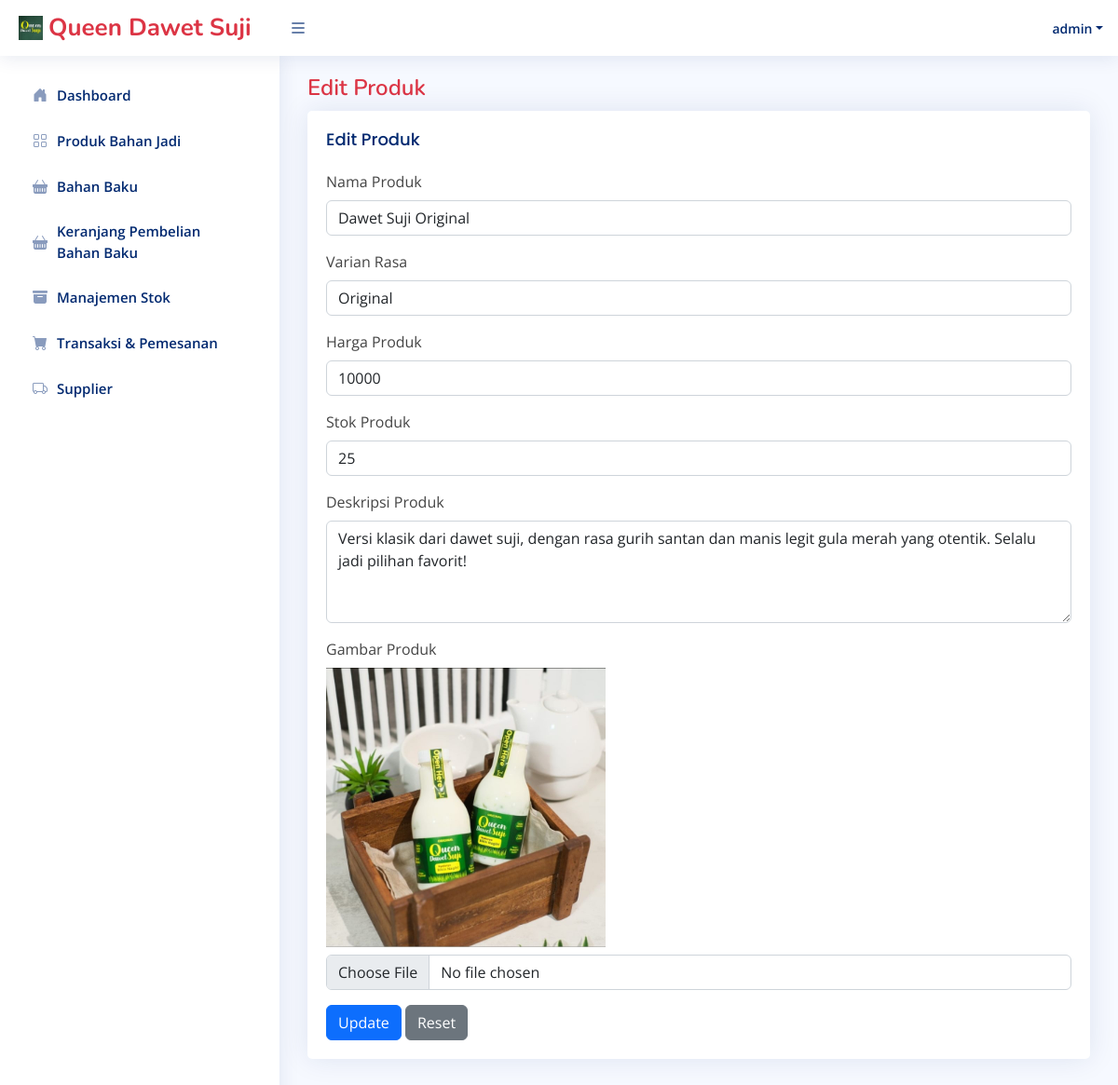
/Admin/editProduk.php?id=PRD-1749269547 (signed in), run on an earlier commit of the app's database.
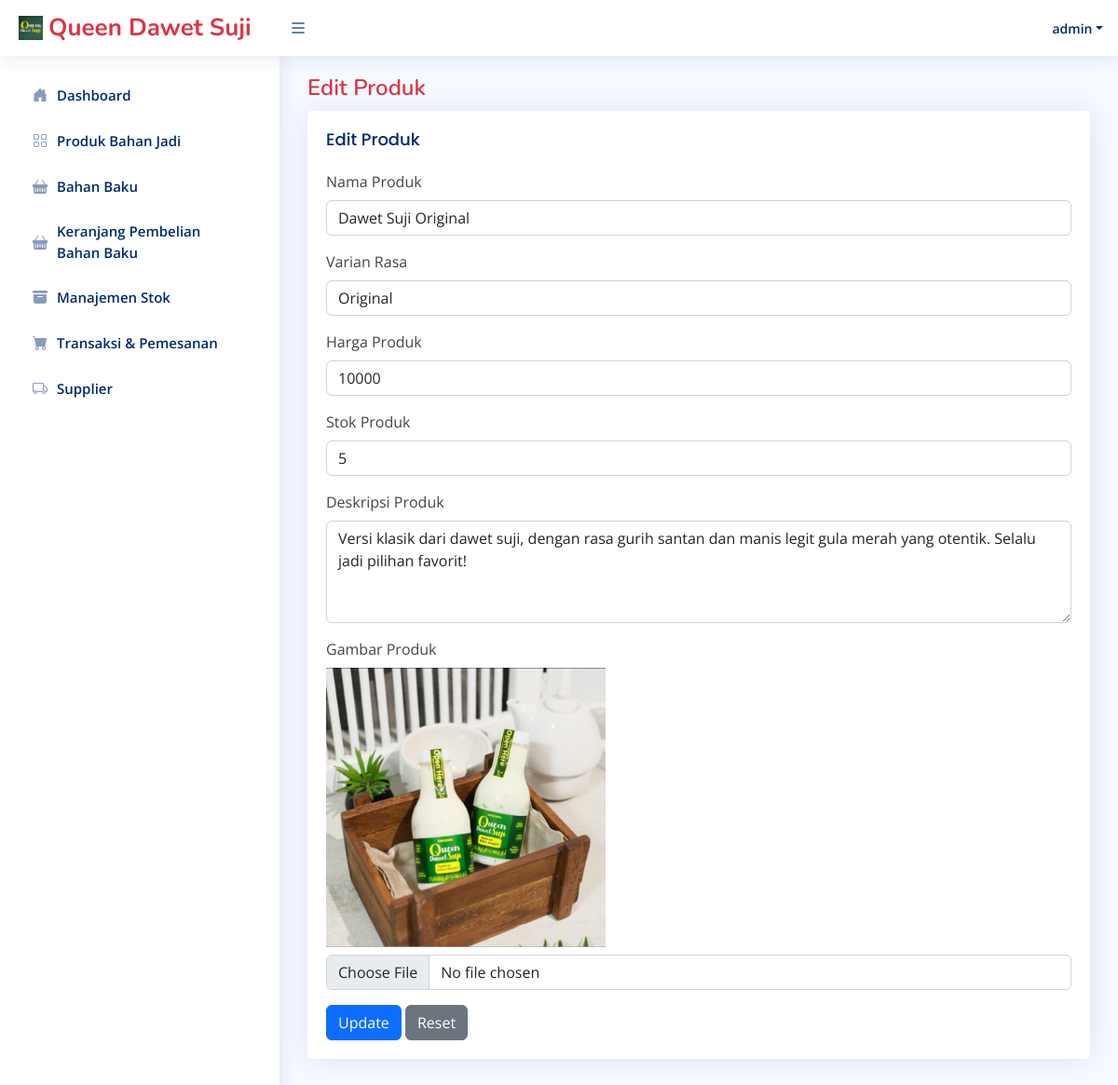
And on a later commit of the database.
### tables this page shows
CREATE TABLE `produkjadi` (
  `idProduk` varchar(50) NOT NULL,
  `namaProduk` varchar(100) NOT NULL,
  `varianRasa` varchar(100) NOT NULL,
  `hargaProduk` int NOT NULL,
  `stokProduk` int NOT NULL,
  `gambarProduk` varchar(255) NOT NULL,
  `deskripsiProduk` text NOT NULL
);

### connect.php (called while the page is built, shortened)
<?php
$connect = mysqli_connect("localhost", "root", "", "onlineshop");
function query($query){
    global $connect;
    $result = mysqli_query($connect, $query);
    $rows = [];
    while ($row = mysqli_fetch_assoc($result)){
        $rows[] = $row;
    }
    return $rows;
}
?>

### Admin/editProduk.php (the view, shortened to what this page needs)
<?php
require 'template/headerAdmin.php';
require 'template/sidebarAdmin.php';
$idProduk = $_GET["id"];
$produk = query("SELECT * FROM produkjadi WHERE idProduk = '$idProduk'")[0];
?>
<main id="main" class="main">
    <div class="pagetitle">
        <h1 class="text-danger">Edit Produk</h1>
    </div>
    <section class="section">
        <div class="row">
            <div class="">
                <div class="card">
                    <div class="card-body">
                        <h5 class="card-title">Edit Produk</h5>
                        <form class="row g-3" method="post" enctype="multipart/form-data">
                            <div class="col-12">
                                <label for="namaProduk" class="form-label">Nama Produk</label>
                                <input type="text" class="form-control" id="namaProduk" name="namaProduk" required value="<?= $produk["namaProduk"]; ?>">
                            </div>
                            <div class="col-12">
                                <label for="varianRasa" class="form-label">Varian Rasa</label>
                                <input type="text" class="form-control" id="varianRasa" name="varianRasa" required value="<?= $produk["varianRasa"]; ?>">
                            </div>
                            <div class="col-12">
                                <label for="hargaProduk" class="form-label">Harga Produk</label>
                                <input type="number" class="form-control" id="hargaProduk" name="hargaProduk" required value="<?= $produk["hargaProduk"]; ?>">
                            </div>
                            <div class="col-12">
                                <label for="stokProduk" class="form-label">Stok Produk</label>
                                <input type="number" class="form-control" id="stokProduk" name="stokProduk" required value="<?= $produk["stokProduk"]; ?>">
                            </div>
                            <div class="col-12">
                                <label for="deskripsiProduk" class="form-label">Deskripsi Produk</label>
                                <textarea class="form-control" id="deskripsiProduk" name="deskripsiProduk" rows="4" required><?= $produk["deskripsiProduk"]; ?></textarea>
                            </div>
                            <div class="col-12">
                                <label for="gambarProduk" class="form-label">Gambar Produk</label><br>
                                <img src="../img/<?= $produk["gambarProduk"]; ?>" width="300" class="mb-2"><br>
                                <input type="file" class="form-control" id="gambarProduk" name="gambarProduk">
                            </div>
                            <div class="col-lg-6">
                                <button type="submit" class="btn btn-primary" name="submit">Update</button>
                                <button type="reset" class="btn btn-secondary">Reset</button>
                            </div>
                        </form>
                    </div>
                </div>
            </div>
        </div>
    </section>
</main>

What changed in the data, as far as the page shows it:
changed produkjadi "Dawet Suji Original": stokProduk "25" → "5"
